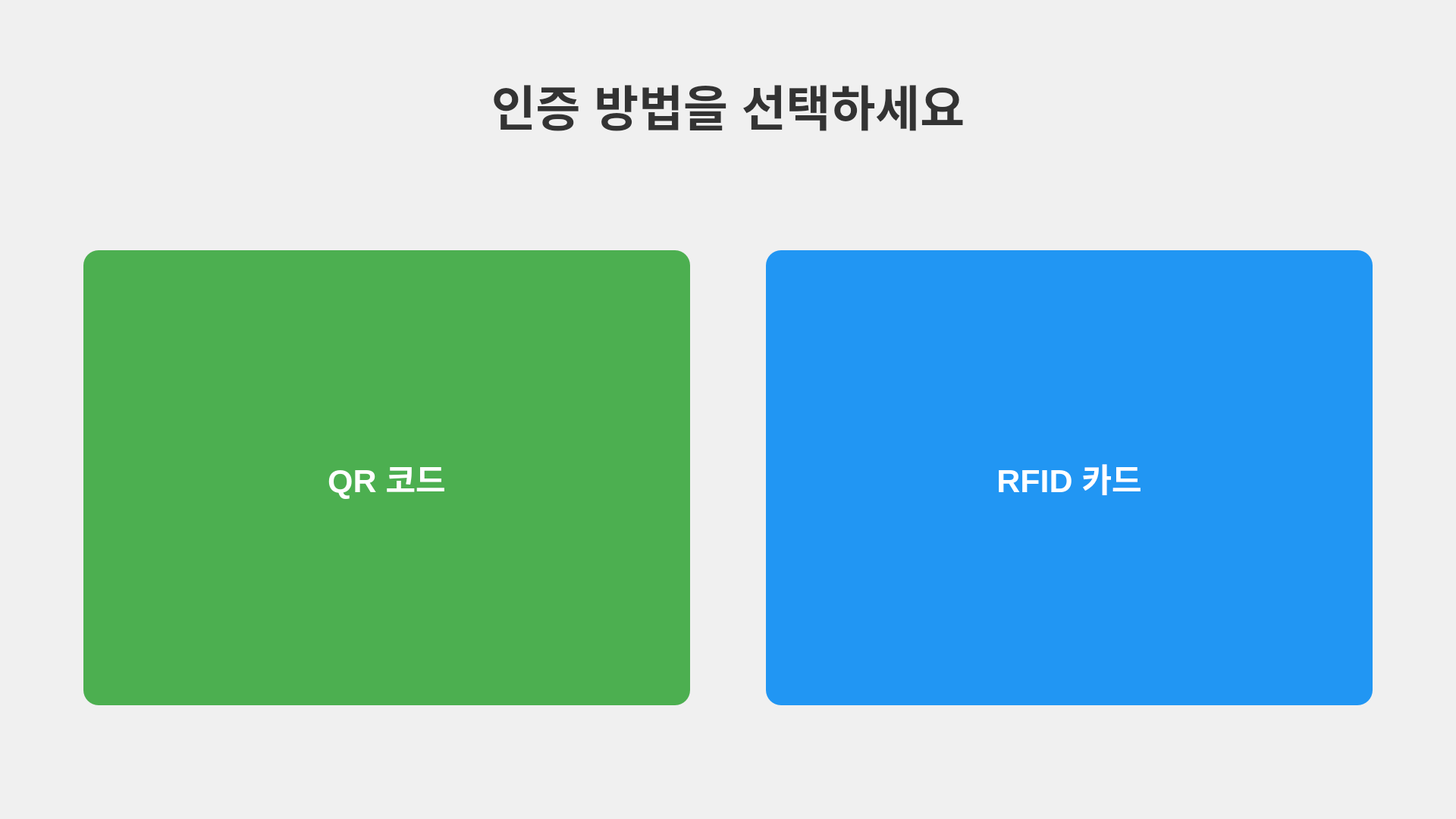
<?xml version="1.0" encoding="UTF-8"?>
<ui version="4.0">
 <class>SelectionUI</class>
 <widget class="QWidget" name="SelectionUI">
  <property name="geometry">
   <rect>
    <x>0</x>
    <y>0</y>
    <width>1920</width>
    <height>1080</height>
   </rect>
  </property>
  <property name="windowTitle">
   <string>Selection</string>
  </property>
  <property name="styleSheet">
   <string notr="true">QWidget {
    background-color: #f0f0f0;
}</string>
  </property>
  <layout class="QVBoxLayout" name="verticalLayout">
   <item>
    <widget class="QLabel" name="titleLabel">
     <property name="font">
      <font>
       <pointsize>48</pointsize>
       <bold>true</bold>
      </font>
     </property>
     <property name="styleSheet">
      <string notr="true">color: #333333;
margin-top: 80px;
background-color: transparent;</string>
     </property>
     <property name="text">
      <string>인증 방법을 선택하세요</string>
     </property>
     <property name="alignment">
      <set>Qt::AlignmentFlag::AlignCenter</set>
     </property>
    </widget>
   </item>
   <item>
    <spacer name="verticalSpacer">
     <property name="orientation">
      <enum>Qt::Orientation::Vertical</enum>
     </property>
     <property name="sizeHint" stdset="0">
      <size>
       <width>20</width>
       <height>40</height>
      </size>
     </property>
    </spacer>
   </item>
   <item>
    <layout class="QHBoxLayout" name="buttonLayout">
     <property name="spacing">
      <number>100</number>
     </property>
     <item>
      <spacer name="horizontalSpacer">
       <property name="orientation">
        <enum>Qt::Orientation::Horizontal</enum>
       </property>
       <property name="sizeHint" stdset="0">
        <size>
         <width>40</width>
         <height>20</height>
        </size>
       </property>
      </spacer>
     </item>
     <item>
      <widget class="QPushButton" name="qrButton">
       <property name="minimumSize">
        <size>
         <width>800</width>
         <height>600</height>
        </size>
       </property>
       <property name="maximumSize">
        <size>
         <width>800</width>
         <height>600</height>
        </size>
       </property>
       <property name="font">
        <font>
         <pointsize>32</pointsize>
         <bold>true</bold>
        </font>
       </property>
       <property name="styleSheet">
        <string notr="true">QPushButton {
    background-color: #4CAF50;
    color: white;
    border: none;
    border-radius: 20px;
}
QPushButton:hover {
    background-color: #45a049;
}
QPushButton:pressed {
    background-color: #3d8b40;
}</string>
       </property>
       <property name="text">
        <string>QR 코드</string>
       </property>
      </widget>
     </item>
     <item>
      <widget class="QPushButton" name="rfidButton">
       <property name="minimumSize">
        <size>
         <width>800</width>
         <height>600</height>
        </size>
       </property>
       <property name="maximumSize">
        <size>
         <width>800</width>
         <height>600</height>
        </size>
       </property>
       <property name="font">
        <font>
         <pointsize>32</pointsize>
         <bold>true</bold>
        </font>
       </property>
       <property name="styleSheet">
        <string notr="true">QPushButton {
    background-color: #2196F3;
    color: white;
    border: none;
    border-radius: 20px;
}
QPushButton:hover {
    background-color: #1976D2;
}
QPushButton:pressed {
    background-color: #1565C0;
}</string>
       </property>
       <property name="text">
        <string>RFID 카드</string>
       </property>
      </widget>
     </item>
     <item>
      <spacer name="horizontalSpacer_2">
       <property name="orientation">
        <enum>Qt::Orientation::Horizontal</enum>
       </property>
       <property name="sizeHint" stdset="0">
        <size>
         <width>40</width>
         <height>20</height>
        </size>
       </property>
      </spacer>
     </item>
    </layout>
   </item>
   <item>
    <spacer name="verticalSpacer_3">
     <property name="orientation">
      <enum>Qt::Orientation::Vertical</enum>
     </property>
     <property name="sizeHint" stdset="0">
      <size>
       <width>20</width>
       <height>40</height>
      </size>
     </property>
    </spacer>
   </item>
  </layout>
 </widget>
 <resources/>
 <connections/>
</ui>
